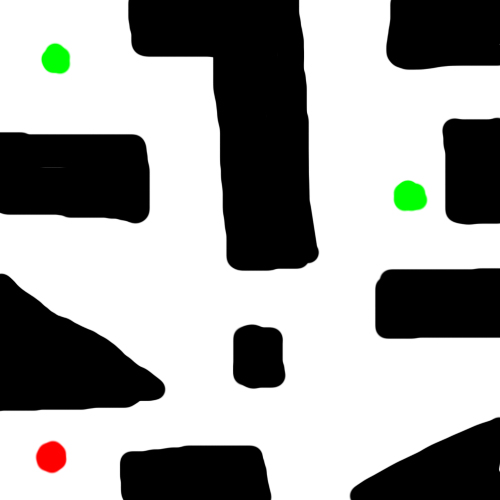
#> input picture Lab 1/lab1.bmp, 500 x 500 px
$ python main.py
#> lines starting #> are read from the running program, lines starting #| are printed output that depends on the picture
### Lab 1/imageReader.py
import cv2
import numpy as np

class ImageReader(object):
    def __init__(self, image):
#> called with image = 'lab1.bmp'
        self.image = cv2.imread(image)
#> self.image is the input picture: shape (500, 500, 3); mean B, G, R 156.9, 158.4, 157.7
        self.originalwidth, self.originalheight = self.image.shape[:2]
#> self.originalwidth = 500; self.originalheight = 500

    def discretization(self, pixelated_height, pixelated_width):
#> called with pixelated_height = 15, pixelated_width = 15
        w, h = (pixelated_width,pixelated_height)
        discreetedimage = cv2.resize(self.image, (w,h), interpolation=cv2.INTER_LINEAR)
        outputImg = cv2.resize(discreetedimage, (self.originalwidth, self.originalheight), interpolation=cv2.INTER_NEAREST)
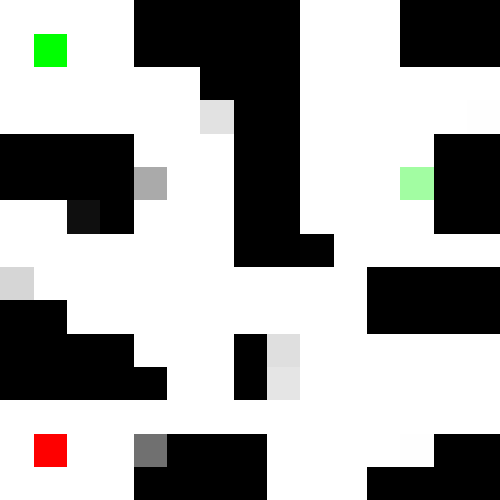
#> outputImg: shape (500, 500, 3); mean of channels 0, 1, 2 160.5, 162.1, 161.7; drawn as B, G, R

        cv2.imwrite("lab1discreet.bmp", outputImg)
        self.image = discreetedimage
        return self.image

    def coordinateFinder(self, image, upper_bound, lower_bound):
        mask = cv2.inRange(image, lower_bound, upper_bound)
        cords = np.where(mask == 255)
        return cords

    def upscaleImg(self, image):
        outputImg = cv2.resize(image, (self.originalwidth, self.originalheight), interpolation=cv2.INTER_NEAREST)
        cv2.imwrite("lab1result.bmp", outputImg)
        cv2.imshow('Maze Result', outputImg)
        cv2.waitKey(0)
        cv2.destroyAllWindows()

### Lab 1/MazeSolverInterface.py
import numpy as np

class MazeSolver:
    def __init__(self, image):
        self.image = image #Matrix/Image already discretized
        self.solved = False #Sets maze as not solved at the beginning
        self.solvedImage = []

    def solve(self):
        pass

    # [6 lines left out: function showSolution, not called in this run]

class BreadthFirstSolver(MazeSolver):
    def __init__(self, maze):
        super().__init__(maze)

    def solve(self, start, end):
        #Here we solve the maze via Breadth First Algorithm
        solutionMatrix = np.zeros(np.shape(self.image))
        i,j = start
        solutionMatrix[i[0]][j[0]] = 1
        step = 0
        solvedMatrix = self.take_step(self.image, solutionMatrix, step, end)
        i, j = end[0][0], end[1][0]
        step = solvedMatrix[i][j]
        path = [(i,j)]

        #Generates a path according to the BFS algorithm results, returns coordinates to draw over the original discretized image/array
        while step[0] > 1:
            if i > 0 and step-1 in solvedMatrix[i-1][j]:
                i, j = i-1, j
                path.append((i,j))
                step-=1
            elif j> 0 and step-1 in solvedMatrix[i][j-1]:
                i,j=i,j-1
                path.append((i,j))
                step -= 1
            elif i<len(solvedMatrix) - 1 and step-1 in solvedMatrix[i+1][j]:
                i,j = i+1, j
                path.append((i,j))
                step -= 1
            elif j<len(solvedMatrix[i]) - 1 and step - 1 in solvedMatrix[i][j+1]:
                i,j = i, j+1
                path.append((i,j))
                step -= 1
        resultMatrix = self.draw_matrix(self.image, path)
        self.solved = True
        return resultMatrix

    #BFS Algorithm
    def take_step(self, image, matrix, step, end):
        while [0,0,0] in matrix[end[0][0]][end[1][0]] or [0,0,0] in matrix[end[0][0]][end[1][0]]:
            step += 1
            for x in range(len(matrix)):
                for y in range(len(matrix[x])):
                    if step in matrix[x][y]:
                        if x>0 and (0,0,0) in matrix[x-1][y] and (255,255,255) in image[x-1][y]:
                            matrix[x-1][y] = step + 1
                        if y>0 and (0,0,0) in matrix[x][y-1] and (255,255,255) in image[x][y-1]:
                            matrix[x][y-1] = step + 1
                        if x<len(matrix)-1 and (0,0,0) in matrix[x+1][y] and (255,255,255) in image[x+1][y]:
                            matrix[x+1][y] = step + 1
                        if y<len(matrix[x])-1 and (0,0,0) in matrix[x][y+1] and (255,255,255) in image[x][y+1]:
                            matrix[x][y+1] = step+1
        return matrix

    #Draws over discretized image according to the path found by the algorithm
    def draw_matrix(self, image, solutionPath):
        path_color = (159,59,212)
        solutionPath = solutionPath[1:-1]
        for x in solutionPath:
            image[x[0]][x[1]] = path_color
        return image


class DepthFirstSolver(MazeSolver):
    def __init__(self, maze):
        super().__init__(maze)
        self.path = []

    def solve(self, start, end):
        #Here we solve the maze via DFS Algorithm
        solutionMatrix = np.zeros(np.shape(self.image))
        i,j = start
        solutionMatrix[i[0]][j[0]] = 1
        step = 0
        solvedMatrix = self.take_step(i[0], j[0], self.image, solutionMatrix, step, end)
        i, j = end[0][0], end[1][0]
        step = solvedMatrix[i][j]
        path = [(i,j)]
        #Generates a path according to the DFS algorithm results, returns coordinates to draw over the original discretized image/array
        while step[0] > 1:
            if i > 0 and step-1 in solvedMatrix[i-1][j]:
                i, j = i-1, j
                path.append((i,j))
                step-=1
            elif j> 0 and step-1 in solvedMatrix[i][j-1]:
                i,j=i,j-1
                path.append((i,j))
                step -= 1
            elif i<len(solvedMatrix) - 1 and step-1 in solvedMatrix[i+1][j]:
                i,j = i+1, j
                path.append((i,j))
                step -= 1
            elif j<len(solvedMatrix[i]) - 1 and step - 1 in solvedMatrix[i][j+1]:
                i,j = i, j+1
                path.append((i,j))
                step -= 1
        resultMatrix = self.draw_matrix(self.image, path)
        self.solved = True
        return resultMatrix

    #DFS Algorithm
    def take_step(self,x,y,image,matrix,step,end):
        step += 1
        if [0,0,0] in matrix[end[0][0]][end[1][0]]:
            if step in matrix[x][y]:
                if x>0 and (0,0,0) in matrix[x-1][y] and (255,255,255) in image[x-1][y]:
                    matrix[x-1][y] = step + 1
                    self.take_step(x-1, y, image,matrix,step,end)
                if y>0 and (0,0,0) in matrix[x][y-1] and (255,255,255) in image[x][y-1]:
                    matrix[x][y-1] = step + 1
                    self.take_step(x, y-1,image,matrix,step,end)
                if x<len(matrix)-1 and (0,0,0) in matrix[x+1][y] and (255,255,255) in image[x+1][y]:
                    matrix[x+1][y] = step + 1
                    self.take_step(x+1, y,image,matrix,step,end)
                if y<len(matrix[x])-1 and (0,0,0) in matrix[x][y+1] and (255,255,255) in image[x][y+1]:
                    matrix[x][y+1] = step+1
                    self.take_step(x, y+1,image,matrix,step,end)
        return matrix

    #Draws over discretized image according to the path found by the algorithm
    def draw_matrix(self, image, solutionPath):
        path_color = (159,59,212)
        solutionPath = solutionPath[1:-1]
        for x in solutionPath:
            image[x[0]][x[1]] = path_color
        return image


class AStarSolver(MazeSolver):
    def __init__(self, maze):
        super().__init__(maze)

    def solve(self, start, end):
        #Here we solve the maze via A* Algorithm
        solutionMatrix = np.zeros(np.shape(self.image))
        i,j = start
        a,b = end
        solutionMatrix[i[0]][j[0]] = 1
        step = 0
        solvedMatrix = self.take_step(i[0], j[0], self.image, solutionMatrix, step, a[0], b[0])
        resultMatrix = self.draw_matrix(self.image, solvedMatrix)
        self.solved = True
        return resultMatrix #Returns shortestPath

    def take_step(self, x_start, y_start, image, matrix, step, x_end, y_end):
        heuristic = lambda x,y: abs(x_end - x) + abs(y_end - y) #Manhattan heuristic
        comp = lambda state: state[2] + state[3] #Total cost

        fringe = [((x_start,y_start), list(), 0, heuristic(x_start, y_start))]
        visited = {}

        while True:
            state = fringe.pop(0)

            (x,y)=state[0]

            if [0,0,0] not in matrix[x_end][y_end]:
                path = [state[0]] + state[1]
                path.reverse()
                return path

            visited[(x,y)] = state[2]

            neighbor = list()
            if x>0 and (0,0,0) in matrix[x-1][y] and (255,255,255) in image[x-1][y]:
                matrix[x-1][y] = step + 1
                neighbor.append((x-1,y))
            if y>0 and (0,0,0) in matrix[x][y-1] and (255,255,255) in image[x][y-1]:
                matrix[x][y-1] = step + 1
                neighbor.append((x,y-1))
            if x<len(matrix)-1 and (0,0,0) in matrix[x+1][y] and (255,255,255) in image[x+1][y]:
                matrix[x+1][y] = step + 1
                neighbor.append((x+1,y))
            if y<len(matrix[x])-1 and (0,0,0) in matrix[x][y+1] and (255,255,255) in image[x][y+1]:
                matrix[x][y+1] = step+1
                neighbor.append((x,y+1))

            for n in neighbor:
                next_cost = state[2] + 1
                if n in visited and visited[n] >= next_cost:
                    continue
                fringe.append((n, [state[0]] + state[1], next_cost, heuristic(n[0], n[1])))

            fringe.sort(key=comp)

    #Draws over discretized image according to the path found by the algorithm
    # [6 lines left out: function draw_matrix, not called in this run]


### Lab 1/main.py
from imageReader import ImageReader
import numpy as np
import MazeSolverInterface

#BGR format
#Color detection for start
goalList = []
lower_red = np.array([0,0,200], dtype = "uint8")
upper_red = np.array([50,50,255], dtype= "uint8")

#Color detection for goals
lower_green = np.array([0,160,0], dtype="uint8")
upper_green = np.array([165,255,165], dtype="uint8")

#How many pixels will the output image be formed of
height, width = 15, 15 #lab1.bmp
imgReader = ImageReader("lab1.bmp")

imageMatrix = imgReader.discretization(height, width) #Image/Matrix already discretized
redStart = imgReader.coordinateFinder(imageMatrix, upper_red, lower_red)
#> in coordinateFinder, `cords = np.where(mask == 255)`: cords = ([13], [1])
#> redStart = ([13], [1])
greenGoals = imgReader.coordinateFinder(imageMatrix, upper_green, lower_green)
#> greenGoals = ([1, 5], [1, 12])


# BFS solution
BFSsolver = MazeSolverInterface.BreadthFirstSolver(imageMatrix)
solvedMaze = BFSsolver.solve(redStart, greenGoals)
#> in solve, `i,j = start`: i = [13]; j = [1]
#> the loop in take_step, `while [0,0,0] in matrix[end[0][0]][end[1][0]] or [0,0,0] in matrix[end..` made 20 passes
#> after the loop in take_step, `while [0,0,0] in matrix[end[0][0]][end[1][0]] or [0,0,0] in matrix[end..`: step = 20
#> in solve, `i, j = end[0][0], end[1][0]`: i = 1
#> in solve, `step = solvedMatrix[i][j]`: step = [21, 21, 21]
#> in solve, `path = [(i,j)]`: path = [(1, 1)]
#> the loop in solve, `while step[0] > 1:` made 20 passes
#> (i, j, step) on passes 1 to 12: (2, 1, [20, 20, 20]), (3, 1, [19, 19, 19]), (3, 2, [18, 18, 18]), (3, 3, [17, 17, 17]), (3, 4, [16, 16, 16]), (4, 4, [15, 15, 15]), (4, 5, [14, 14, 14]), (5, 5, [13, 13, 13]), (6, 5, [12, 12, 12]), (7, 5, [11, 11, 11]), (8, 5, [10, 10, 10]), (9, 5, [9, 9, 9])
#> after the loop in solve, `while step[0] > 1:`: i = 13; j = 1; path = [(1, 1), (2, 1), (3, 1), (3, 2), (3, 3), (3, 4), (4, 4), (4, 5), (5, 5), (6, 5), (7, 5), (8, 5), (9, 5), (10, 5), (11, 5), (12, 5), (12, 4), (12, 3), (12, 2), (12, 1), (13, 1)]
#> in draw_matrix, `solutionPath = solutionPath[1:-1]`: solutionPath = [(2, 1), (3, 1), (3, 2), (3, 3), (3, 4), (4, 4), (4, 5), (5, 5), (6, 5), (7, 5), (8, 5), (9, 5), (10, 5), (11, 5), (12, 5), (12, 4), (12, 3), (12, 2), (12, 1)]
#> the loop in draw_matrix, `for x in solutionPath:` made 19 passes
imgReader.upscaleImg(solvedMaze) #Shows and saves new image
#> in upscaleImg, `outputImg = cv2.resize(image, (self.originalwidth, self.originalheight..`:
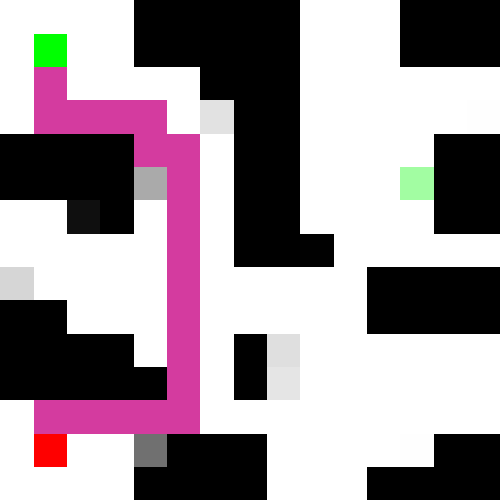
#> outputImg: shape (500, 500, 3); mean of channels 0, 1, 2 152.4, 145.5, 158; drawn as B, G, R

#DFS Solution
DFSsolver = MazeSolverInterface.DepthFirstSolver(imageMatrix)
solvedMaze = DFSsolver.solve(redStart, greenGoals)
#> in solve, `i,j = start`: i = [13]; j = [1]
#> in solve, `i, j = end[0][0], end[1][0]`: i = 1
#> in solve, `step = solvedMatrix[i][j]`: step = [0, 0, 0]
#> in solve, `path = [(i,j)]`: path = [(1, 1)]
#> after the loop in solve, `while step[0] > 1:`: i = 1
#> in draw_matrix, `solutionPath = solutionPath[1:-1]`: solutionPath = []
imgReader.upscaleImg(solvedMaze)

#A* Solution
AstarSolver = MazeSolverInterface.AStarSolver(imageMatrix)
solvedMaze = AstarSolver.solve(redStart, greenGoals)
#> in solve, `i,j = start`: i = [13]; j = [1]
#> in solve, `a,b = end`: a = [1, 5]; b = [1, 12]
#> in take_step, `fringe = [((x_start,y_start), list(), 0, heuristic(x_start, y_start))]`: fringe = [((13, 1), [], 0, 12)]
#> the loop in take_step, `while True:` made 10 passes
#> (state, x, y) on passes 1 to 9: (((13, 1), [], 0, 12), 13, 1), (((13, 0), [(13, 1)], 1, 13), 13, 0), (((14, 1), [(13, 1)], 1, 13), 14, 1), (((13, 2), [(13, 1)], 1, 13), 13, 2), (((12, 0), [(13, 0), (13, 1)], 2, 12), 12, 0), (((14, 0), [(13, 0), (13, 1)], 2, 14), 14, 0), (((14, 2), [(14, 1), (13, 1)], 2, 14), 14, 2), (((13, 3), [(13, 2), (13, 1)], 2, 14), 13, 3), (((14, 3), [(14, 2), (14, 1), (13, 1)], 3, 15), 14, 3)
#> after the loop in take_step, `while True:`: fringe = []; visited = 9 items
#> (the run stopped early here; a loop or call above may not have finished)
